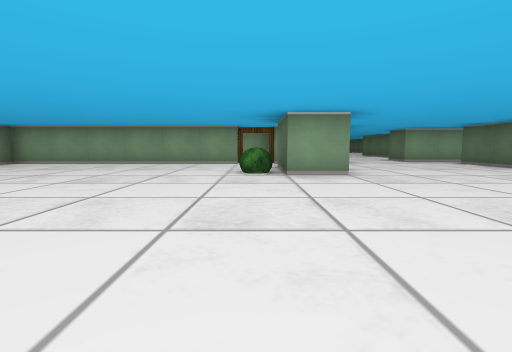
view 1 (above)

23 first-person views from a walk through a cub3D maze. The camera is about half as high as the walls, tilts 6° down and sees 85° across. The floor is counted in squares. Each view is taken from the middle of a square. On the plan, view 1 faces up. The plan holds only what a view shows up to about 9 squares ahead; the rest is blank.

view 2
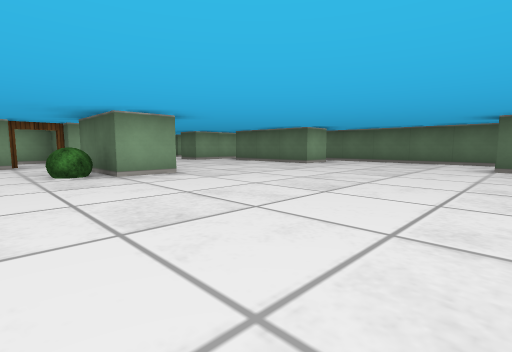

view 3
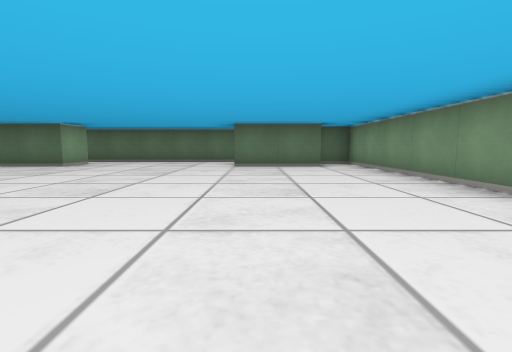

view 4
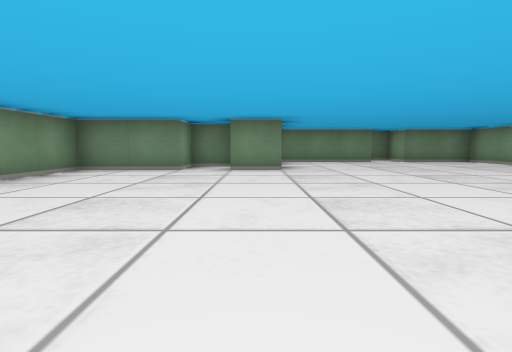

view 5
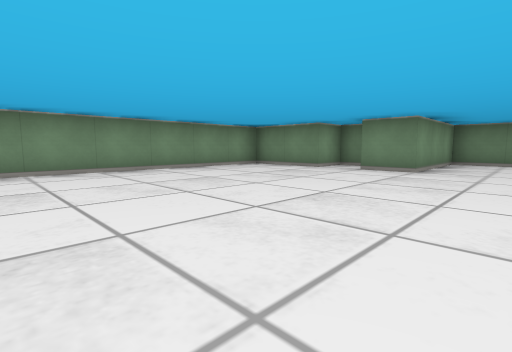

view 6
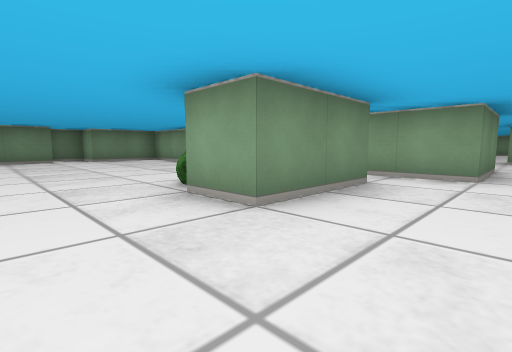

view 7
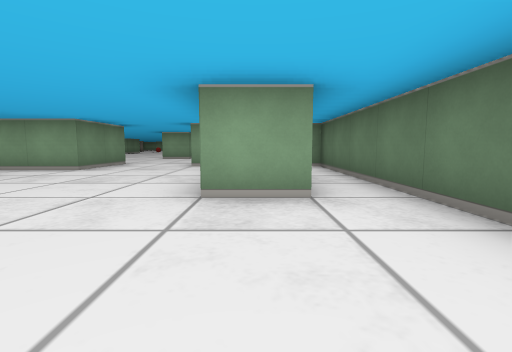

view 8
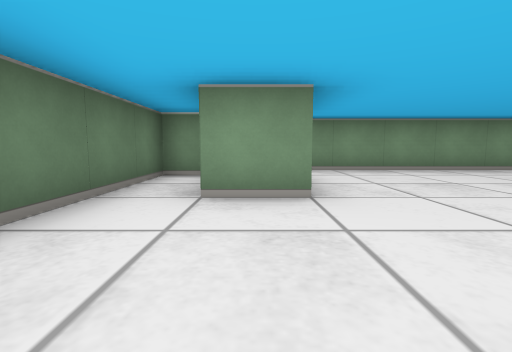

view 9
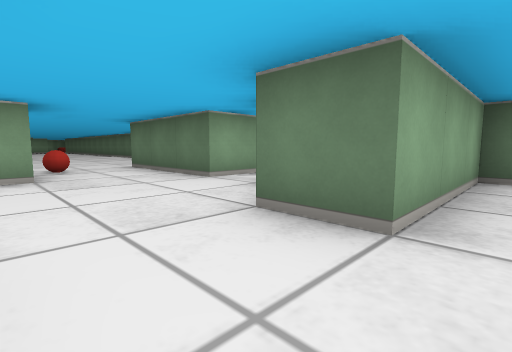

view 10
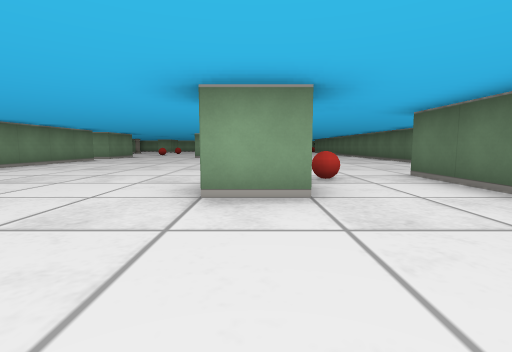

view 11
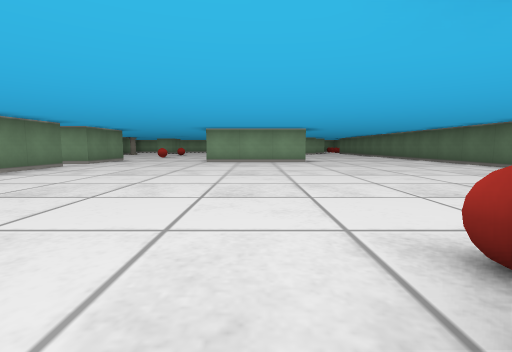

view 12
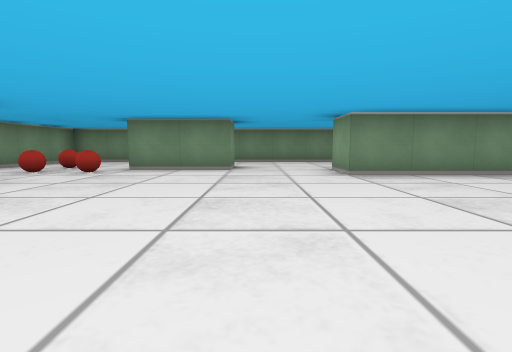

view 13
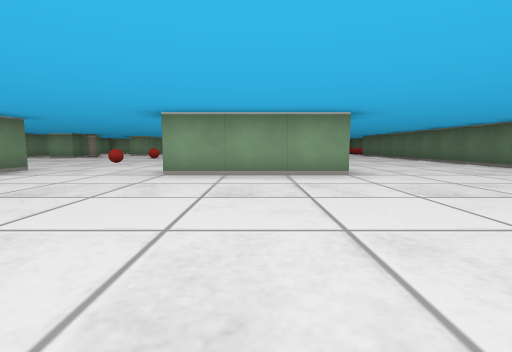

view 14
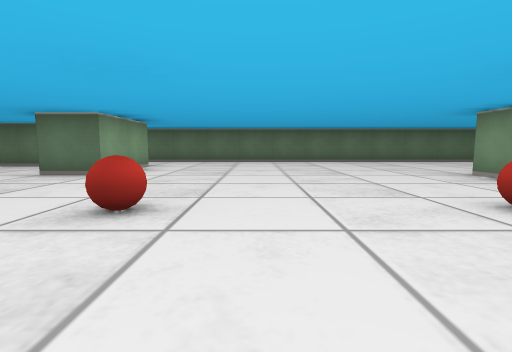

view 15
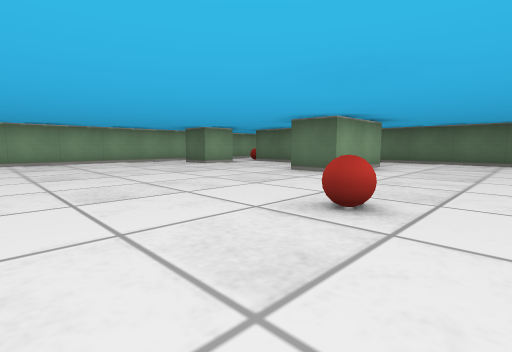

view 16
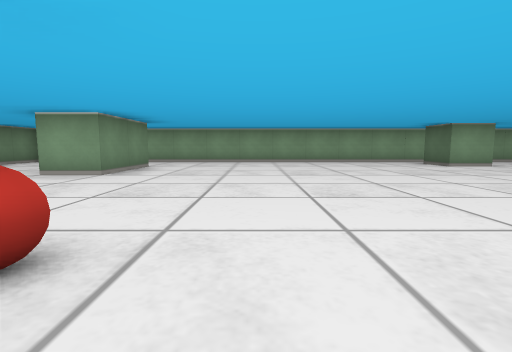

view 17
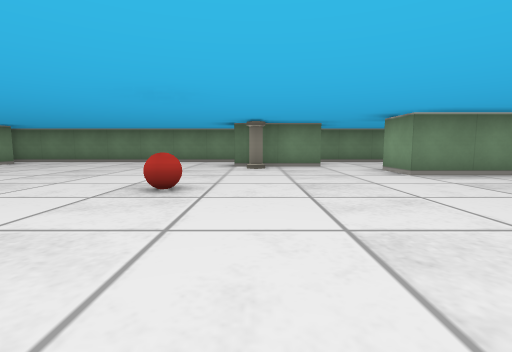

view 18
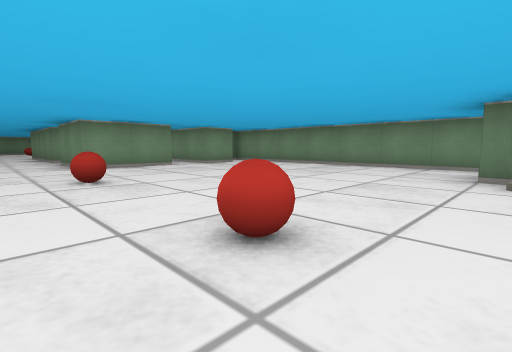

view 19
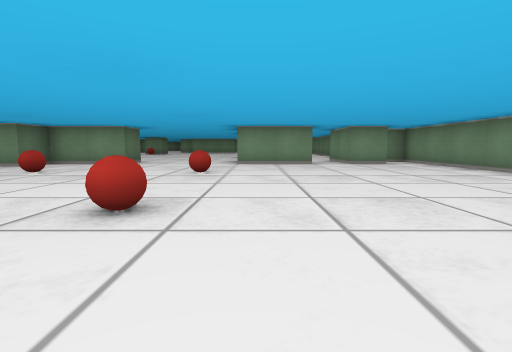

view 20
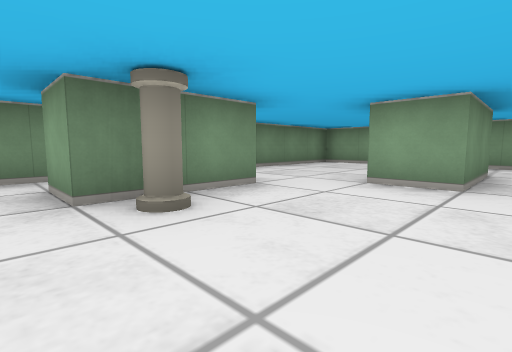

view 21
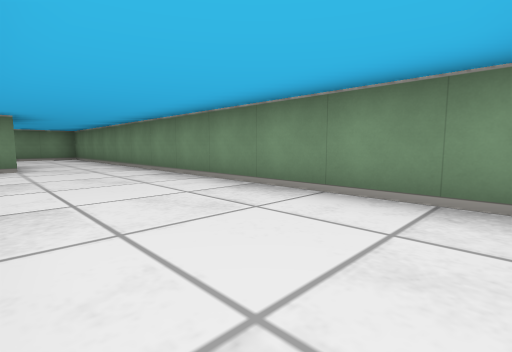

view 22
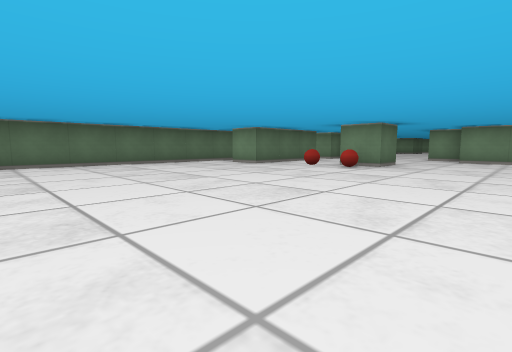

view 23
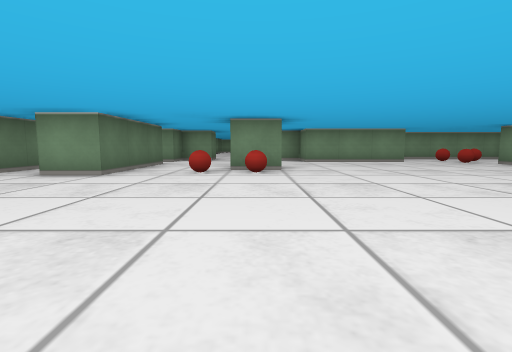

### Floor plan
Ten units are one square. View 1 is at (0, 0); x grows to the right and y downward. Boxes are objects, and circles mark ways between rooms. Rooms are numbered by the first view taken in them; rooms with no view inside come last. Other rooms are left out.
<svg viewBox="-80 -360 160 390">
<path fill="none" stroke="#000" d="M15 -66 15 -45 5 -45 5 -65M-4 -75 -65 -75 -65 -55 -75 -55 -75 -46M25 -85 25 -75 5 -75M66 -45 55 -45 55 -75M-45 -5 -45 5 -35 5 -35 25 65 25 65 16M55 15 55 -5 65 -5M69 15 75 15 75 -85 45 -85M-65 -46 -65 -15 -35 -15 -35 -5M-25 -195 -25 -155 -35 -155M36 -215 5 -215 5 -225 25 -225 25 -235 35 -235M-46 -225 -25 -225 -25 -205 -32 -205M-66 -225 -55 -225 -55 -206M-65 -200 -65 -85 -40 -85M56 -295 35 -295 35 -305M-46 -135 -35 -135 -35 -115M-75 -288 -75 -215 -69 -215M-55 -305 -55 -285 -65 -285M36 -125 25 -125 25 -135 35 -135M55 -320 55 -334M-16 -105 15 -105 15 -100M75 -131 75 -304M-35 -335 -35 -315 -45 -315M65 -115 55 -115 55 -145 65 -145M46 -335 35 -335 35 -345M16 -95 25 -95 25 -85M55 -99 55 -105 59 -105M41 -355 -44 -355M45 -85 45 -95M5 -75 5 -95 -2 -95M-61 -355 -75 -355 -75 -309"/>
<rect x="-5" y="-55" width="10" height="10" fill="#bbb"><title>bush</title></rect>
<rect x="-55" y="-295" width="10" height="10" fill="#bbb"><title>pillar</title></rect>
<rect x="-45" y="-105" width="10" height="10" fill="#bbb"><title>ball</title></rect>
<rect x="-35" y="-105" width="10" height="10" fill="#bbb"><title>ball</title></rect>
<rect x="-35" y="-115" width="10" height="10" fill="#bbb"><title>ball</title></rect>
<rect x="-25" y="-255" width="10" height="10" fill="#bbb"><title>ball</title></rect>
<rect x="-25" y="-285" width="10" height="10" fill="#bbb"><title>ball</title></rect>
<rect x="5" y="-255" width="10" height="10" fill="#bbb"><title>ball</title></rect>
<rect x="5" y="-285" width="10" height="10" fill="#bbb"><title>ball</title></rect>
<rect x="25" y="-145" width="10" height="10" fill="#bbb"><title>ball</title></rect>
<rect x="35" y="-145" width="10" height="10" fill="#bbb"><title>ball</title></rect>
<circle cx="0" cy="-80" r="3" fill="#2a7"/>
<circle cx="35" cy="-90" r="3" fill="#2a7"/>
<text x="10" y="-30">1</text>
<text x="0" y="-220">2</text>
</svg>
Room 1 opens to room 2.

Where each view was taken, in squares from view 1:
view 1: 0 up, 0 right, facing up
view 2: 0 up, 1 left, facing up-right
view 3: 0 up, 1 left, facing right
view 4: 1 up, 2 right, facing left
view 5: 3 up, 2 right, facing down-left
view 6: 3 up, 3 right, facing up-left
view 7: 2 up, 6 right, facing up
view 8: 3 up, 6 right, facing down
view 9: 8 up, 3 right, facing up-right
view 10: 10 up, 3 right, facing up
view 11: 13 up, 2 right, facing up
view 12: 14 up, 2 right, facing left
view 13: 17 up, 2 right, facing up
view 14: 27 up, 1 left, facing right
view 15: 27 up, 1 left, facing up-right
view 16: 27 up, 1 left, facing up
view 17: 29 up, 1 right, facing left
view 18: 29 up, 1 left, facing down-left
view 19: 30 up, 3 left, facing down
view 20: 28 up, 3 left, facing up-left
view 21: 20 up, 4 left, facing down-left
view 22: 20 up, 0 right, facing down-right
view 23: 19 up, 3 right, facing down
